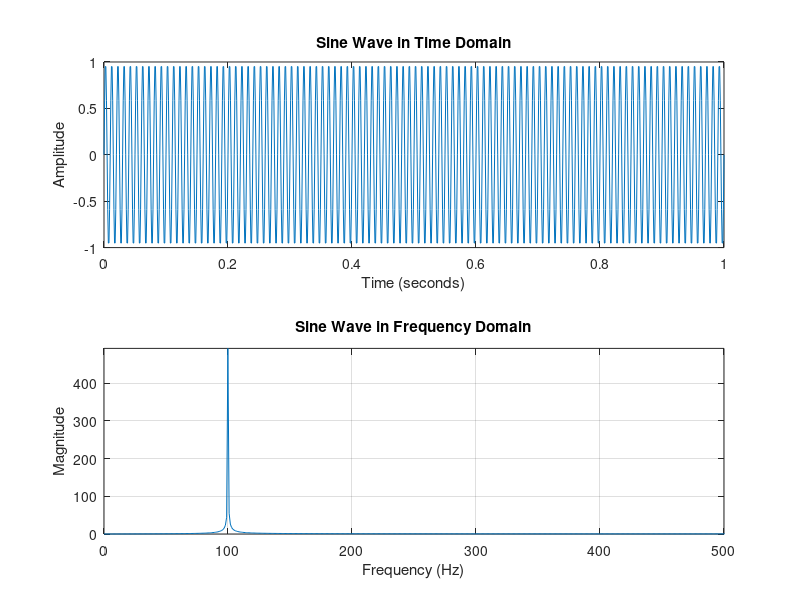

Source code (MATLAB):
% Parameters
Fs = 1000;          % Sampling frequency (Hz)
T = 1/Fs;           % Sampling period
t = 0:T:1;          % Time vector from 0 to 1 second
f = 100;              % Frequency of the sine wave (Hz)

% Generate sine wave
y = sin(2*pi*f*t);

% Plot in time domain
figure;
subplot(2, 1, 1);
plot(t, y);
title('Sine Wave in Time Domain');
xlabel('Time (seconds)');
ylabel('Amplitude');


% Plot in frequency domain
N = length(y);
frequencies = Fs*(0:(N-1))/N;  % Frequency axis for FFT

Y = fft(y);

subplot(2, 1, 2);
plot(frequencies, abs(Y));
title('Sine Wave in Frequency Domain');
xlabel('Frequency (Hz)');
ylabel('Magnitude');

% Adjust the axis limits for better visibility
axis([0 Fs/2 0 max(abs(Y))]);



% Show grid
grid on;
